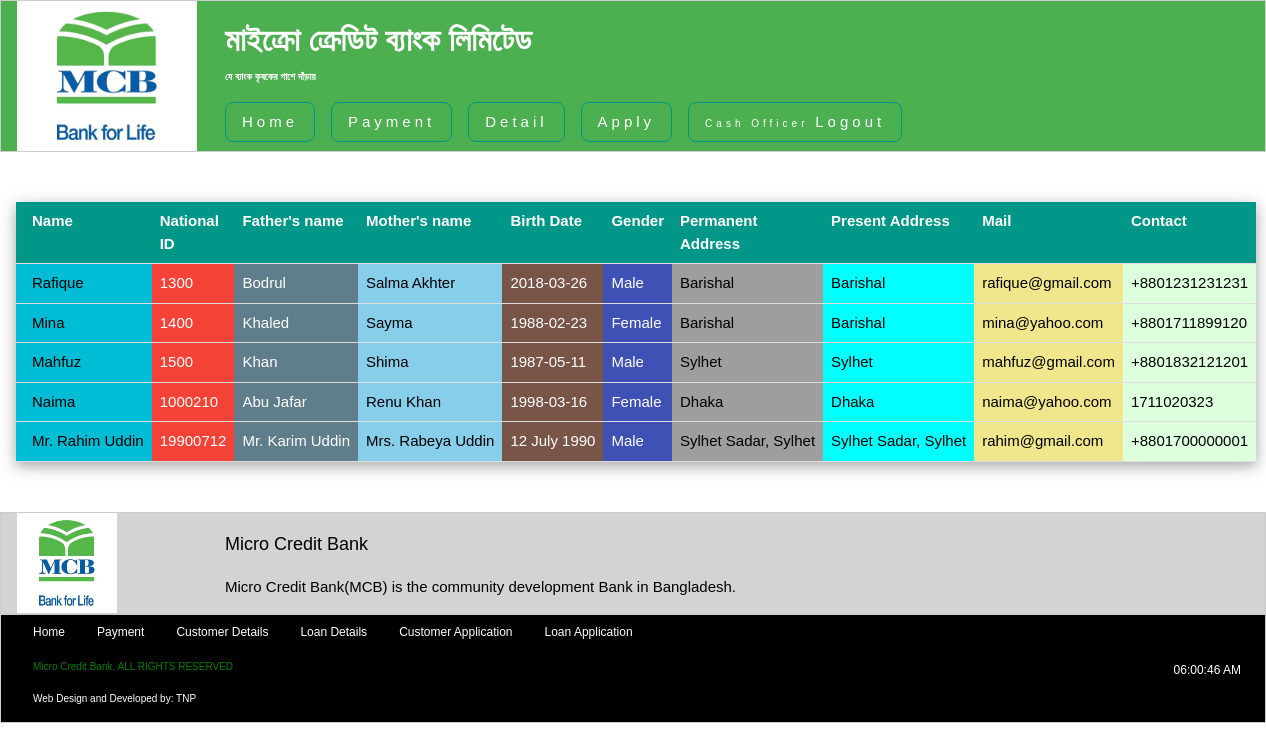
The page /customer_detail.php (signed in) on the database its author committed.
### tables this page shows
CREATE TABLE IF NOT EXISTS `customer` (
  `national_id` int(11) NOT NULL,
  `customer_name` varchar(255) NOT NULL,
  `father_name` varchar(255) NOT NULL,
  `mother_name` varchar(255) NOT NULL,
  `dob` varchar(255) NOT NULL,
  `gender` enum('Female','Male') NOT NULL,
  `email` varchar(255) NOT NULL,
  `permanent_address` varchar(255) NOT NULL,
  `present_address` varchar(255) NOT NULL,
  `contact` varchar(255) NOT NULL
);

### customer_detail.php (the view, shortened to what this page needs)
<?php include("include/config.php");
	if($_SESSION['designation'] == "Chairman")
	{
	  include("include/header_chairman.php");
	}
	else if($_SESSION['designation'] == "Manager")
	{
	  include("include/header_manager.php");
	}
	else if($_SESSION['designation'] == "Cash Officer")
	{
		include("include/header_cash_officer.php");
	}
	else
	{
	  include("include/header_admin.php");
	}
?>
<?php
	$qry = "SELECT * FROM customer";
	$result = mysql_query($qry);
?>
	<div class="w3-container" style="min-height:295px;height:auto;">
		<table class="w3-table w3-container w3-hoverable w3-bordered w3-middle w3-card-4" style="max-width:auto;width:100%;margin-top:50px; margin-bottom: 50px; font-family: Arial; ">
			<thead>
				<tr class="w3-teal">
					<th> Name </th>
					<th> National ID </th>
					<th> Father's name </th>
					<th> Mother's name </th>
					<th> Birth Date </th>
					<th> Gender </th>
					<th> Permanent Address </th>
					<th> Present Address </th>
					<th> Mail </th>
					<th> Contact </th>
				</tr>
			</thead>
	<?php
	if (mysql_num_rows($result) > 0)
	{
    	while($row = mysql_fetch_assoc($result))
    	{
    		?>
			<tr>
				<td class="w3-button w3-cyan"> <?php echo $row['customer_name']; ?> </td>
				<td class="w3-button w3-red"> <?php echo $row['national_id']; ?> </td>
				<td class="w3-button w3-blue-grey"> <?php echo $row['father_name']; ?> </td>
				<td class="w3-button w3-light-blue"> <?php echo $row['mother_name']; ?> </td>
				<td class="w3-button w3-brown"> <?php echo $row['dob']; ?> </td>
				<td class="w3-button w3-indigo"> <?php echo $row['gender']; ?> </td>
				<td class="w3-button w3-grey"> <?php echo $row['permanent_address']; ?> </td>
				<td class="w3-button w3-aqua"> <?php echo $row['present_address']; ?> </td>
				<td class="w3-button w3-khaki"> <?php echo $row['email']; ?> </td>
				<td class="w3-button w3-pale-green"> <?php echo $row['contact']; ?> </td>
			</tr>
    	<?php
   		}
    	?>
    	</table>
    <?php
	}
	?>
</div>
<?php
	if($_SESSION['designation'] == "Chairman")
	{
	  include("include/footer_chairman.php");
	}
	else if($_SESSION['designation'] == "Manager")
	{
	  include("include/footer_manager.php");
	}
	else if($_SESSION['designation'] == "Cash Officer")
	{
		include("include/footer_cash_officer.php");
	}
	else
	{
	  include("include/footer_admin.php");
	}
?>

### css/w3_css.css (style rules this page uses)
html { box-sizing:border-box }
*,*:before,*:after { box-sizing:inherit }
html { -ms-text-size-adjust:100%;-webkit-text-size-adjust:100% }
body { margin:0 }
html,body { font-family:Verdana,sans-serif;font-size:15px;line-height:1.5 }
html { overflow-x:hidden }
.w3-table,.w3-table-all { border-collapse:collapse;border-spacing:0;width:100%;display:table }
.w3-bordered tr,.w3-table-all tr { border-bottom:1px solid #ddd }
.w3-table td,.w3-table th,.w3-table-all td,.w3-table-all th { padding:8px 8px;display:table-cell;text-align:left;vertical-align:top }
.w3-table th:first-child,.w3-table td:first-child,.w3-table-all th:first-child,.w3-table-all td:first-child { padding-left:16px }
.w3-btn,.w3-button { border:none;display:inline-block;padding:8px 16px;vertical-align:middle;overflow:hidden;text-decoration:none;color:inherit;background-color:inherit;text-align:center;cursor:pointer;white-space:nowrap }
.w3-btn,.w3-button { -webkit-touch-callout:none;-webkit-user-select:none;-khtml-user-select:none;-moz-user-select:none;-ms-user-select:none;user-select:none }
.w3-container:after,.w3-container:before,.w3-panel:after,.w3-panel:before,.w3-row:after,.w3-row:before,.w3-row-padding:after,.w3-row-padding:before, .w3-cell-row:before,.w3-cell-row:after,.w3-clear:after,.w3-clear:before,.w3-bar:before,.w3-bar:after { content:"";display:table;clear:both }
.w3-container,.w3-panel { padding:0.01em 16px }
.w3-card-4,.w3-hover-shadow:hover { box-shadow:0 4px 10px 0 rgba(0,0,0,0.2),0 4px 20px 0 rgba(0,0,0,0.19) }
.w3-aqua,.w3-hover-aqua:hover { color:#000!important;background-color:#00ffff!important }
.w3-light-blue,.w3-hover-light-blue:hover { color:#000!important;background-color:#87CEEB!important }
.w3-brown,.w3-hover-brown:hover { color:#fff!important;background-color:#795548!important }
.w3-cyan,.w3-hover-cyan:hover { color:#000!important;background-color:#00bcd4!important }
.w3-blue-grey,.w3-hover-blue-grey:hover,.w3-blue-gray,.w3-hover-blue-gray:hover { color:#fff!important;background-color:#607d8b!important }
.w3-indigo,.w3-hover-indigo:hover { color:#fff!important;background-color:#3f51b5!important }
.w3-khaki,.w3-hover-khaki:hover { color:#000!important;background-color:#f0e68c!important }
.w3-red,.w3-hover-red:hover { color:#fff!important;background-color:#f44336!important }
.w3-teal,.w3-hover-teal:hover { color:#fff!important;background-color:#009688!important }
.w3-grey,.w3-hover-grey:hover,.w3-gray,.w3-hover-gray:hover { color:#000!important;background-color:#9e9e9e!important }
.w3-pale-green,.w3-hover-pale-green:hover { color:#000!important;background-color:#ddffdd!important }
.w3-middle { margin: 0 auto; }

### rows shown on the page
customer: customer_name "Rafique", national_id "1300", father_name "Bodrul", mother_name "Salma Akhter", dob "2018-03-26", gender "Male", permanent_address "Barishal", present_address "Barishal", email "rafique@gmail.com", contact "+8801231231231"
customer: customer_name "Mina", national_id "1400", father_name "Khaled", mother_name "Sayma", dob "1988-02-23", gender "Female", permanent_address "Barishal", present_address "Barishal", email "mina@yahoo.com", contact "+8801711899120"
customer: customer_name "Mahfuz", national_id "1500", father_name "Khan", mother_name "Shima", dob "1987-05-11", gender "Male", permanent_address "Sylhet", present_address "Sylhet", email "mahfuz@gmail.com", contact "+8801832121201"
customer: customer_name "Naima", national_id "1000210", father_name "Abu Jafar", mother_name "Renu Khan", dob "1998-03-16", gender "Female", permanent_address "Dhaka", present_address "Dhaka", email "naima@yahoo.com", contact "1711020323"
customer: customer_name "Mr. Rahim Uddin", national_id "19900712", father_name "Mr. Karim Uddin", mother_name "Mrs. Rabeya Uddin", dob "12 July 1990", gender "Male", permanent_address "Sylhet Sadar, Sylhet", present_address "Sylhet Sadar, Sylhet", email "rahim@gmail.com", contact "+8801700000001"

### other values the page prints
$designation "Cash Officer"
